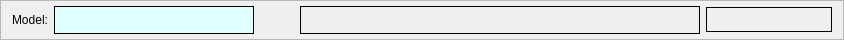
    <widget class="QFrame" name="fraMessage">
     <property name="minimumSize">
      <size>
       <width>0</width>
       <height>40</height>
      </size>
     </property>
     <property name="maximumSize">
      <size>
       <width>16777215</width>
       <height>40</height>
      </size>
     </property>
     <property name="font">
      <font>
       <weight>50</weight>
       <bold>false</bold>
      </font>
     </property>
     <property name="frameShape">
      <enum>QFrame::StyledPanel</enum>
     </property>
     <property name="frameShadow">
      <enum>QFrame::Plain</enum>
     </property>
     <property name="lineWidth">
      <number>1</number>
     </property>
     <layout class="QHBoxLayout" name="horizontalLayout_4">
      <property name="topMargin">
       <number>5</number>
      </property>
      <property name="bottomMargin">
       <number>5</number>
      </property>
      <item>
       <widget class="QLabel" name="lblModelP">
        <property name="maximumSize">
         <size>
          <width>60</width>
          <height>16777215</height>
         </size>
        </property>
        <property name="font">
         <font>
          <family>MS Shell Dlg 2</family>
          <weight>50</weight>
          <bold>false</bold>
         </font>
        </property>
        <property name="text">
         <string>Model:</string>
        </property>
       </widget>
      </item>
      <item>
       <widget class="QLabel" name="lblModel">
        <property name="minimumSize">
         <size>
          <width>200</width>
          <height>0</height>
         </size>
        </property>
        <property name="maximumSize">
         <size>
          <width>200</width>
          <height>16777215</height>
         </size>
        </property>
        <property name="font">
         <font>
          <pointsize>10</pointsize>
          <weight>50</weight>
          <bold>false</bold>
         </font>
        </property>
        <property name="styleSheet">
         <string notr="true">background-color: LightCyan </string>
        </property>
        <property name="frameShape">
         <enum>QFrame::Box</enum>
        </property>
        <property name="frameShadow">
         <enum>QFrame::Plain</enum>
        </property>
        <property name="lineWidth">
         <number>1</number>
        </property>
        <property name="text">
         <string/>
        </property>
        <property name="alignment">
         <set>Qt::AlignCenter</set>
        </property>
       </widget>
      </item>
      <item>
       <spacer name="horizontalSpacer_2">
        <property name="font">
         <font>
          <weight>50</weight>
          <bold>false</bold>
         </font>
        </property>
        <property name="orientation">
         <enum>Qt::Horizontal</enum>
        </property>
        <property name="sizeType">
         <enum>QSizePolicy::Maximum</enum>
        </property>
        <property name="sizeHint" stdset="0">
         <size>
          <width>40</width>
          <height>20</height>
         </size>
        </property>
       </spacer>
      </item>
      <item>
       <widget class="QLabel" name="lblMessage">
        <property name="minimumSize">
         <size>
          <width>400</width>
          <height>0</height>
         </size>
        </property>
        <property name="font">
         <font>
          <pointsize>10</pointsize>
          <weight>50</weight>
          <bold>false</bold>
         </font>
        </property>
        <property name="frameShape">
         <enum>QFrame::Box</enum>
        </property>
        <property name="frameShadow">
         <enum>QFrame::Plain</enum>
        </property>
        <property name="lineWidth">
         <number>1</number>
        </property>
        <property name="text">
         <string/>
        </property>
       </widget>
      </item>
      <item>
       <widget class="QLabel" name="lblLogo">
        <property name="minimumSize">
         <size>
          <width>126</width>
          <height>25</height>
         </size>
        </property>
        <property name="maximumSize">
         <size>
          <width>126</width>
          <height>25</height>
         </size>
        </property>
        <property name="font">
         <font>
          <pointsize>10</pointsize>
          <weight>50</weight>
          <bold>false</bold>
         </font>
        </property>
        <property name="styleSheet">
         <string notr="true">border-image: url(&quot;:/cteicons/img/Mect_small.png&quot;)</string>
        </property>
        <property name="frameShape">
         <enum>QFrame::Box</enum>
        </property>
        <property name="frameShadow">
         <enum>QFrame::Plain</enum>
        </property>
        <property name="lineWidth">
         <number>1</number>
        </property>
        <property name="text">
         <string/>
        </property>
       </widget>
      </item>
     </layout>
    </widget>
